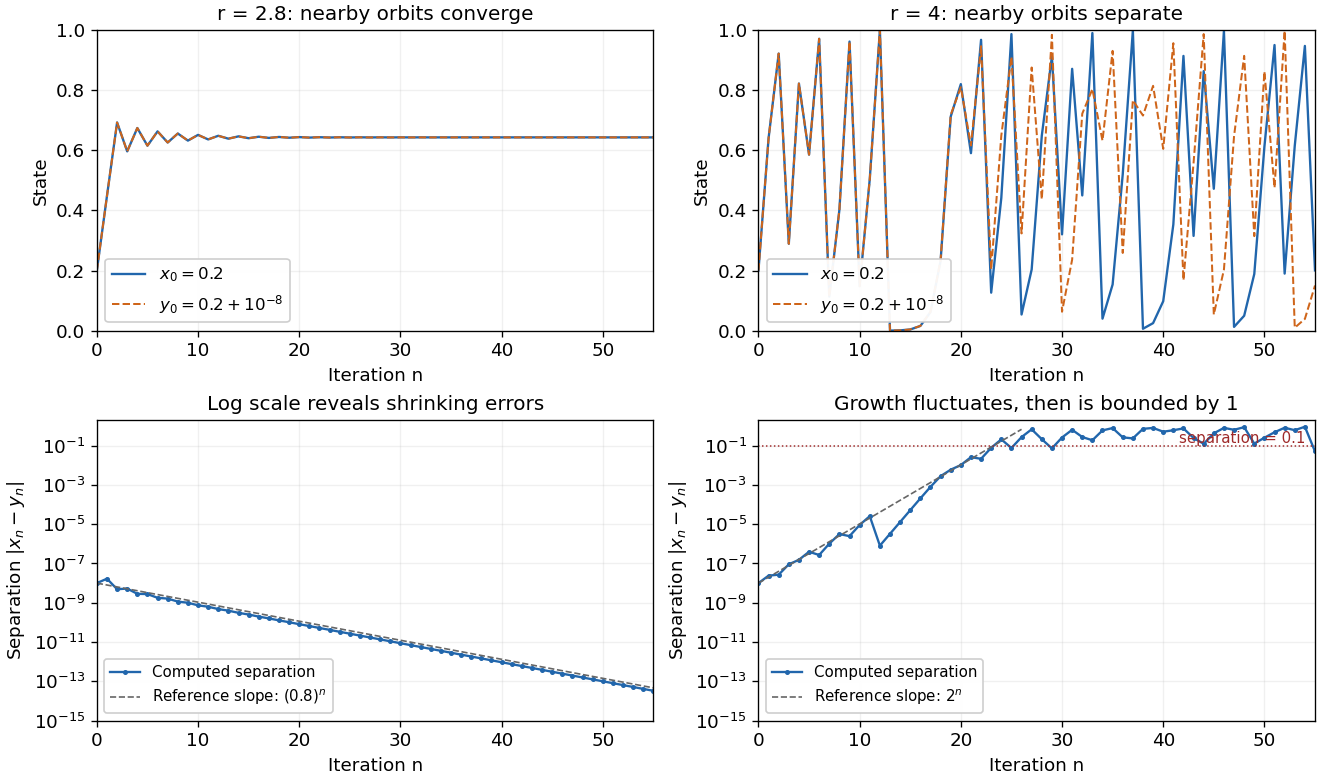

The script that saved this image:
"""Compare contraction and sensitive logistic evolution.

Tested with Python 3.14.4, NumPy 2.3.5 and Matplotlib 3.10.7.
Writes sensitive-dependence.png to the caller's working directory.
Uses only the dependencies in the repository's pyproject.toml.
"""

from pathlib import Path

import matplotlib
import numpy as np

matplotlib.use("Agg")
import matplotlib.pyplot as plt


def orbit(r, initial, steps):
    values = np.empty(steps + 1)
    values[0] = initial
    for n in range(steps):
        values[n + 1] = r * values[n] * (1 - values[n])
    return values


def main():
    plt.rcParams.update({"font.size": 11, "axes.titlesize": 12})
    fig, axes = plt.subplots(2, 2, figsize=(11, 6.5), layout="constrained", facecolor="white")
    steps = np.arange(56)
    initial = 0.2
    epsilon = 1e-8
    for col, r in enumerate((2.8, 4.0)):
        first = orbit(r, initial, 55)
        second = orbit(r, initial + epsilon, 55)
        upper, lower = axes[:, col]
        upper.plot(steps, first, color="#2166ac", lw=1.4, label=r"$x_0=0.2$")
        upper.plot(steps, second, color="#cf651a", lw=1.2, ls="--",
                   label=r"$y_0=0.2+10^{-8}$")
        upper.set(xlim=(0, 55), ylim=(0, 1), xlabel="Iteration n", ylabel="State",
                  title=f"r = {r:g}: " + ("nearby orbits converge" if col == 0 else "nearby orbits separate"))
        upper.legend(loc="lower left", fontsize=10, framealpha=0.95)
        separation = np.abs(first - second)
        # Mask exact zeros rather than assigning them a fictitious log distance.
        lower.semilogy(steps, np.where(separation > 0, separation, np.nan),
                       ".-", ms=4, color="#2166ac", lw=1.4, label="Computed separation")
        if col == 0:
            lower.semilogy(steps, epsilon * 0.8 ** steps, ls="--", color="#666666", lw=1,
                           label=r"Reference slope: $(0.8)^n$")
        else:
            growth_steps = steps[steps <= 26]
            lower.semilogy(growth_steps, epsilon * 2.0 ** growth_steps,
                           ls="--", color="#666666", lw=1,
                           label=r"Reference slope: $2^n$")
            lower.axhline(0.1, color="#9e2929", lw=0.9, ls=":")
            lower.text(54, 0.13, "separation = 0.1", color="#9e2929", ha="right", fontsize=9)
        lower.set(xlim=(0, 55), ylim=(1e-15, 2), xlabel="Iteration n",
                  ylabel=r"Separation $|x_n-y_n|$",
                  title="Log scale reveals shrinking errors" if col == 0 else "Growth fluctuates, then is bounded by 1")
        lower.legend(loc="lower left", fontsize=9, framealpha=0.95)
        for ax in (upper, lower):
            ax.set_facecolor("white")
            ax.grid(alpha=0.18)
    fig.savefig(Path.cwd() / "sensitive-dependence.png", dpi=120,
                facecolor="white", transparent=False)
    plt.close(fig)


if __name__ == "__main__":
    main()
